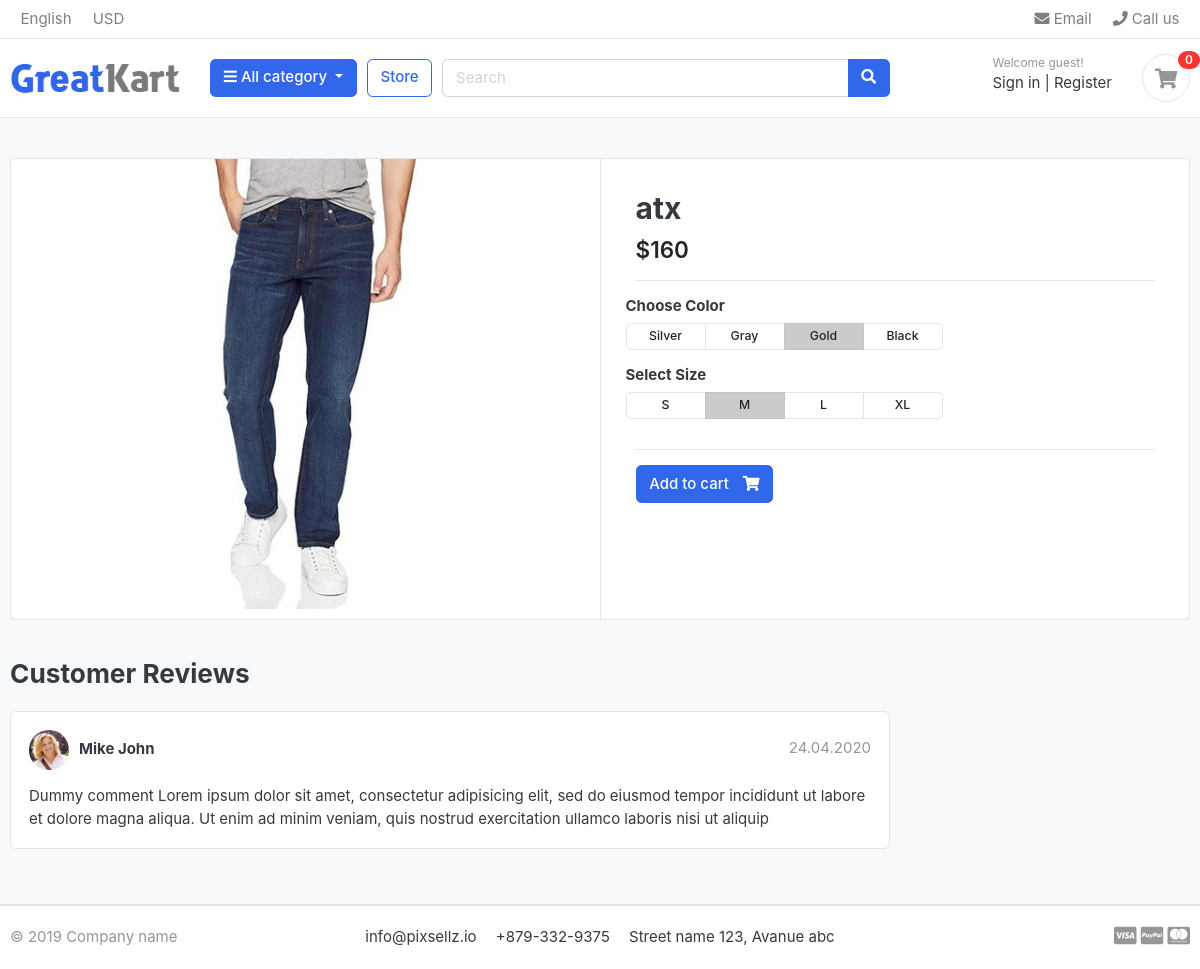
Page /store/jeans/atx/ on the committed database.
### product/models.py (models this page shows, shortened)
class Product(models.Model):
    name = models.CharField(max_length=100, unique=True)
    slug = models.SlugField(max_length=100, unique=True)
    description = models.TextField(max_length=500, blank=True)
    price = models.IntegerField()
    image = models.ImageField(upload_to = 'photoes/products')
    stock = models.IntegerField(default=100)
    is_available = models.BooleanField(default=True)
    category = models.ForeignKey(Category, on_delete=models.CASCADE)
    created_date = models.DateTimeField(auto_now_add=True)
    modified_date = models.DateTimeField(auto_now=True)

### product/views.py (the view)
# urls.py: path('store/<slug:category_slug>/<slug:product_slug>/', product_detail, name="product_detail"),
def product_detail(request, category_slug, product_slug):
    product = get_object_or_404(Product,slug=product_slug, category__slug=category_slug)
    context = {
        'product': product
    }
    return render(request, 'product/product-detail.html', context)

### product/context_procsessor.py (called while the page is built)
def menu_links(request):
    categories = Category.objects.all()
    return {'categories' : categories}

### product/templates/product/product-detail.html (shortened to what this page needs)
{% extends "base.html" %}
{% load static %}
{% block content %}
<section class="section-content padding-y bg">
<div class="container">
<div class="card">
	<div class="row no-gutters">
		<aside class="col-md-6">
<article class="gallery-wrap">
	<div class="img-big-wrap">
	   <a href="#"><img src="{{product.image.url}}"></a>
	</div>
</article>
		</aside>
		<main class="col-md-6 border-left">
			<article class="content-body">
				<h2 class="title">{{product.name}}</h2>
				<div class="mb-3">
					<var class="price h4">${{product.price}}</var>
				</div>
				<hr>
	<div class="row">
		<div class="item-option-select">
			<h6>Choose Color</h6>
			<div class="btn-group btn-group-sm btn-group-toggle" data-toggle="buttons">
			  <label class="btn btn-light">
			    <input type="radio" name="radio_color"> Silver
			  </label>
			  <label class="btn btn-light">
			    <input type="radio" name="radio_color" > Gray
			  </label>
			  <label class="btn btn-light active">
			    <input type="radio" name="radio_color checked"> Gold
			  </label>
			  <label class="btn btn-light">
			    <input type="radio" name="radio_color"> Black
			  </label>
			</div>
		</div>
	</div>
	<div class="row">
		<div class="item-option-select">
			<h6>Select Size</h6>
			<div class="btn-group btn-group-sm btn-group-toggle" data-toggle="buttons">
			  <label class="btn btn-light">
			    <input type="radio" name="radio_color"> S
			  </label>
			  <label class="btn btn-light active">
			    <input type="radio" name="radio_color" checked> M
			  </label>
			  <label class="btn btn-light">
			    <input type="radio" name="radio_color"> L
			  </label>
			  <label class="btn btn-light">
			    <input type="radio" name="radio_color"> XL
			  </label>
			</div>
		</div>
	</div>
	<hr>
	{% if product.stock <= 0 %}
    <h5 class="text-danger">Out of stock</h5>
	{% else %}
    <a href="./product-detail.html" class="btn  btn-primary">
    <span class="text"> Add to cart</span>
    <i class="fas fa-shopping-cart"></i> </a>
	{% endif %}
</article>
		</main>
	</div>
</div>
<br>
<div class="row">
			<div class="col-md-9">
	<header class="section-heading">
		<h3>Customer Reviews </h3>
	</header>
	<article class="box mb-3">
		<div class="icontext w-100">
			<img src="{% static './images/avatars/avatar1.jpg' %}" class="img-xs icon rounded-circle">
			<div class="text">
				<span class="date text-muted float-md-right">24.04.2020 </span>
				<h6 class="mb-1">Mike John </h6>
			</div>
		</div>
		<div class="mt-3">
			<p>
				Dummy comment Lorem ipsum dolor sit amet, consectetur adipisicing elit, sed do eiusmod
				tempor incididunt ut labore et dolore magna aliqua. Ut enim ad minim veniam,
				quis nostrud exercitation ullamco laboris nisi ut aliquip
			</p>
		</div>
	</article>
	</div>
</div>
</div>
</section>
{% endblock %}

### static/css/ui.css (style rules this page uses)
html { font-family: "Inter", sans-serif; font-size: 15px; }
.content-body { flex: 1 1 auto; padding: 2rem 2.3rem; }
.img-xs, .img-sm, .img-md, .img-lg { -o-object-fit: cover; object-fit: cover; flex-shrink: 0; flex-grow: 0; }
.img-xs { width: 40px; height: 40px; }
.padding-y { padding-top: 40px; padding-bottom: 40px; }
var { font-style: normal; }
article:after, .form-group:after { display: block; clear: both; content: ""; }
.bg { background-color: #f8f9fa; }
.section-heading { margin-bottom: 20px; margin-top: 15px; }
p:last-child { margin-bottom: 0; }
.btn-light { background-color: #fff; border-color: #e4e4e4; }
.btn .text + i { margin-left: 10px; }
.icontext { display: inline-flex; align-items: center; vertical-align: middle; }
.icontext .text { width: 100%; line-height: 1.2; }
.icontext .icon { position: relative; margin-right: 10px; flex-shrink: 0; flex-grow: 0; }
.price { font-weight: 600; color: #212529; }
.box { padding: 18px; background: #fff; border-radius: 0.37rem; border: 1px solid #e4e4e4; }
.box img { max-width: 100%; }
.gallery-wrap .img-big-wrap { margin-bottom: 10px; border-radius: 0.37rem; overflow: hidden; background-color: #fff; }
.gallery-wrap .img-big-wrap a { text-align: center; display: block; }
.gallery-wrap .img-big-wrap img { height: 450px; width: auto; display: inline-block; }
.item-option-select { margin-bottom: 1rem; display: inline-block; margin-right: 15px; }
.item-option-select .btn { min-width: 80px; }

### rows in the picture
Product: image (picture), name "atx", price "160"
